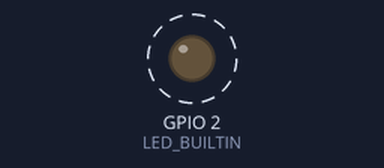
Recording of a sketch running on a simulated ESP32. On the bench: output pins drawn as LEDs (lit = HIGH). Dashed ring = blinking. What the sketch prints to the serial monitor is not drawn.

Above: at 0.5 s.
Timing chart, 0 to 3.0 s (numbered marks = the images above):
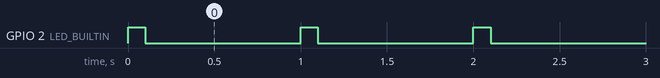

Measured:
- by itself, GPIO 2 (LED_BUILTIN): alternates HIGH for 0.10 s and LOW for 0.90 s

The sketch:

ExampleShort.ino
```cpp
// ExampleShort.ino - blinky with short pulses and serial prints

void setup() {
  Serial.begin(115200);
  Serial.printf("Welcome to ExampleShort\n");
  pinMode(LED_BUILTIN, OUTPUT);
}

void loop() {
  digitalWrite(LED_BUILTIN, HIGH);
  delay(100);
  digitalWrite(LED_BUILTIN, LOW);
  delay(900);
  Serial.printf("short\n");
}
```
